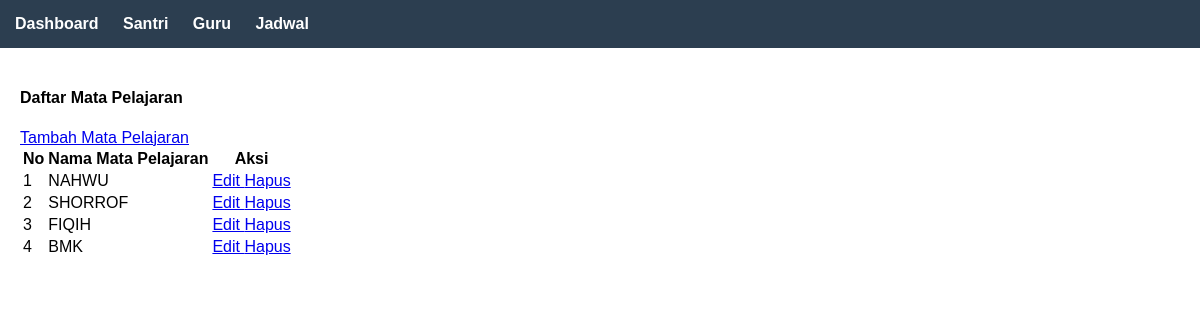
The page /mata-pelajaran/ on the database as committed earlier.
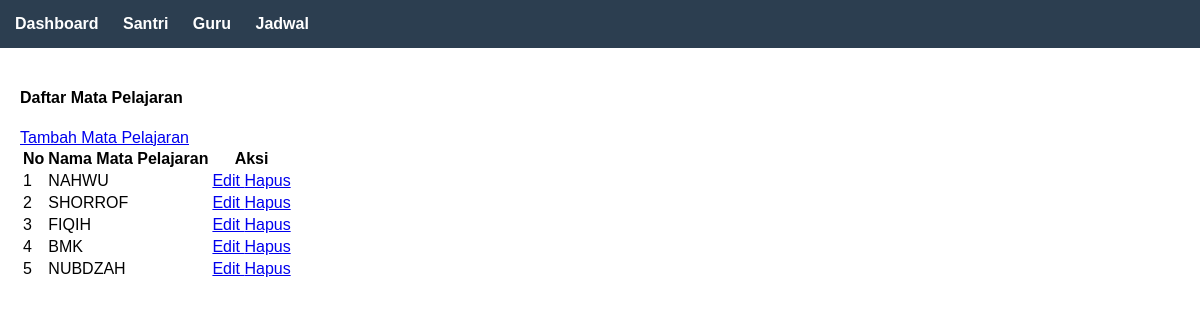
The same page on the database as committed later.
### administrator/models.py (models this page shows, shortened)
class MataPelajaran(models.Model):
    nama_mapel = models.CharField(max_length=100)
    class Meta:
        verbose_name = "Mata Pelajaran"
        verbose_name_plural = "Mata Pelajaran"

### administrator/views.py (the view)
# urls.py: path('mata-pelajaran/', views.mata_pelajaran_list, name='mata_pelajaran_list'),
def mata_pelajaran_list(request):
    mata_pelajaran = MataPelajaran.objects.all()
    context = {
        'mata_pelajaran': mata_pelajaran
    }
    return render(request, 'mata_pelajaran/list.html', context)

### templates/mata_pelajaran/list.html (shortened to what this page needs)
{% extends 'base.html' %}
{% block content %}
<div class="container-fluid">
    <div class="row">
        <div class="col-12">
            <div class="card">
                <div class="card-header d-flex justify-content-between align-items-center">
                    <h4 class="card-title">Daftar Mata Pelajaran</h4>
                    <a href="{% url 'mata_pelajaran_tambah' %}" class="btn btn-primary">
                         Tambah Mata Pelajaran
                    </a>
                </div>
                <div class="card-body">
                    <div class="table-responsive">
                        <table class="table table-striped table-bordered">
                            <thead>
                                <tr>
                                    <th>No</th>
                                    <th>Nama Mata Pelajaran</th>
                                    <th>Aksi</th>
                                </tr>
                            </thead>
                            <tbody>
                                {% for item in mata_pelajaran %}
                                <tr>
                                    <td>{{ forloop.counter }}</td>
                                    <td>{{ item.nama_mapel }}</td>
                                    <td>
                                        <a href="{% url 'mata_pelajaran_edit' item.id %}" class="btn btn-sm btn-warning" title="Edit">
                                             Edit
                                        </a>
                                        <a href="{% url 'mata_pelajaran_hapus' item.id %}" class="btn btn-sm btn-danger"
                                           onclick="return confirm('Apakah Anda yakin ingin menghapus mata pelajaran ini?')" title="Hapus">
                                             Hapus
                                        </a>
                                    </td>
                                </tr>
                                {% empty %}
                                <tr>
                                    <td colspan="3" class="text-center">Tidak ada data mata pelajaran</td>
                                </tr>
                                {% endfor %}
                            </tbody>
                        </table>
                    </div>
                </div>
            </div>
        </div>
    </div>
</div>
{% endblock %}

Rows that differ between the two databases and show on the page:
added MataPelajaran: nama_mapel "NUBDZAH"
